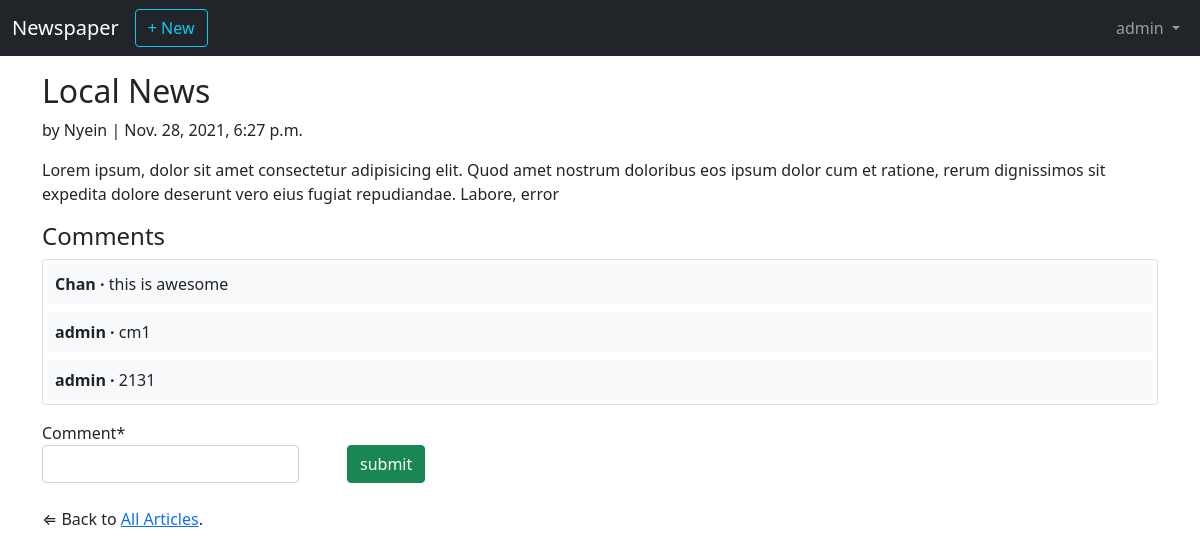
/articles/1/ (signed in), run on the app's committed database.
### users/models.py (models this page shows)
class CustomUser(AbstractUser):
    age = models.PositiveIntegerField(null=True,blank=True)

### articles/models.py (models this page shows, shortened)
class Article(models.Model):
    title = models.CharField(max_length=255)
    body = models.TextField()
    date = models.DateTimeField(auto_now_add=True)
    author = models.ForeignKey(get_user_model(),on_delete=models.CASCADE)

class Comment(models.Model):
    article = models.ForeignKey(Article,related_name='comments',on_delete=models.CASCADE)
    comment = models.CharField(max_length=140)
    author = models.ForeignKey(get_user_model(),on_delete=models.CASCADE)
    def __str__(self):
        return self.comment

### articles/views.py (the view, shortened to what this page needs)
# urls.py: path('<int:pk>/',ArticleDetailView.as_view(),name='article_detail'),
class ArticleDetailView(LoginRequiredMixin,FormMixin,DetailView):
    model = Article
    template_name = 'article_detail.html'
    login_url = 'login'
    form_class = CommentForm
    def get_context_data(self,**kwargs):
        context = super(ArticleDetailView,self).get_context_data(**kwargs)
        context['form'] = self.get_form()
        context['comments'] = self.object.comments.all
        return context

### articles/forms.py
class CommentForm(forms.ModelForm):
    class Meta:
        model = Comment
        fields = ['comment',]

### templates/article_detail.html (shortened to what this page needs)
{% extends 'base.html' %}
{% load crispy_forms_tags %}
{% block content %}
<div class="article-entry">
<h2>{{ object.title }}</h2>
<p>by {{ object.author }} | {{ object.date }}</p>
<p>{{ object.body }}</p>
</div>
<h4>Comments</h4>
<div class="card mb-3">
{% for cm in comments %}
    <p class="bg-light p-2 m-1">
        <span class="fw-bold">{{cm.author}} &middot;</span>
        {{cm}}
    </p>
{% endfor %}
</div>
<form method="POST" action="">
    <div class="d-flex align-items-end">
        {{form|crispy}}
        <input type="submit" class="btn btn-success mx-5 input-group-text" value="submit">
    </div>
</form>
<br>
<p class=""> &lArr; Back to <a href="{% url 'article_list' %}">All Articles</a>.</p>
{% endblock content %}

### templates/base.html (shortened to what this page needs)
<!doctype html>
<html lang="en">
  <head>
    <link href="https://cdn.jsdelivr.net/npm/bootstrap@5.1.3/dist/css/bootstrap.min.css" rel="stylesheet">
  </head>
  <body>
    <nav class="navbar navbar-expand-lg navbar-dark bg-dark">
        <div class="container-fluid">
          <a class="navbar-brand" href="{% url 'home' %}">Newspaper</a>
          {% if user.is_authenticated %}
          <ul class="navbar-nav mr-auto">
              <li class="nav-item">
                  <a href="{% url 'article_new' %}" class="text-decoration-none btn btn-outline-info">+ New</a>
              </li>
          </ul>
          {% endif %}
          <div class="collapse navbar-collapse justify-content-end" id="navbarNavDropdown">
              {% if user.is_authenticated %}
            <ul class="navbar-nav ml-auto">
              <li class="nav-item dropdown m-auto">
                <a class="nav-link dropdown-toggle" href="#" id="userMenu" role="button" data-bs-toggle="dropdown" aria-haspopup="true" aria-expanded="false">
                  {{user.username}}
                </a>
              </li>
            </ul>
            {% endif %}
          </div>
        </div>
      </nav>
        <div class="container mt-3">
      {% block content %}
      {% endblock %}
    </div>
  </body>
</html>

### data on the page
CustomUser: username "admin"
Article: title "Local News", author "Nyein", date "Nov. 28, 2021, 6:27 p.m.", body "Lorem ipsum, dolor sit amet consectetur adipisicing elit. Quod amet nostrum doloribus eos ipsum dolor cum et ratione, rerum dignissimos sit expedita dolore deserunt vero eius fugiat repudiandae. Labore, error"
Comment: author "Chan", comment "this is awesome"
Comment: author "admin", comment "cm1"
Comment: author "admin", comment "2131"
